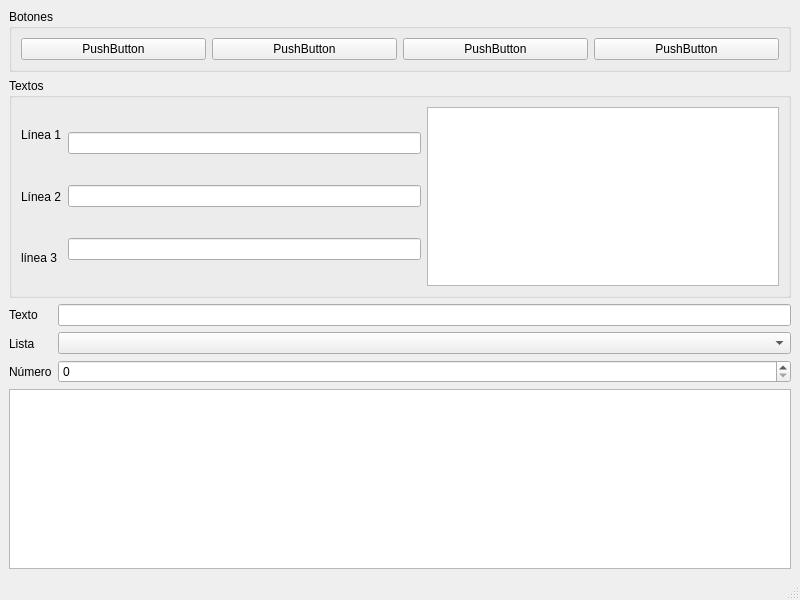
<?xml version="1.0" encoding="UTF-8"?>
<ui version="4.0">
 <class>MainWindow</class>
 <widget class="QMainWindow" name="MainWindow">
  <property name="geometry">
   <rect>
    <x>0</x>
    <y>0</y>
    <width>800</width>
    <height>600</height>
   </rect>
  </property>
  <property name="windowTitle">
   <string>MainWindow</string>
  </property>
  <widget class="QWidget" name="centralwidget">
   <layout class="QVBoxLayout" name="verticalLayout_5">
    <item>
     <widget class="QGroupBox" name="">
      <property name="title">
       <string>Botones</string>
      </property>
      <layout class="QHBoxLayout" name="horizontalLayout">
       <item>
        <widget class="QPushButton" name="pushButton">
         <property name="text">
          <string>PushButton</string>
         </property>
        </widget>
       </item>
       <item>
        <widget class="QPushButton" name="pushButton_2">
         <property name="text">
          <string>PushButton</string>
         </property>
        </widget>
       </item>
       <item>
        <widget class="QPushButton" name="pushButton_3">
         <property name="text">
          <string>PushButton</string>
         </property>
        </widget>
       </item>
       <item>
        <widget class="QPushButton" name="pushButton_4">
         <property name="text">
          <string>PushButton</string>
         </property>
        </widget>
       </item>
      </layout>
     </widget>
    </item>
    <item>
     <widget class="QGroupBox" name="">
      <property name="title">
       <string>Textos</string>
      </property>
      <layout class="QHBoxLayout" name="horizontalLayout_2">
       <item>
        <layout class="QVBoxLayout" name="verticalLayout">
         <item>
          <widget class="QLabel" name="label">
           <property name="text">
            <string>Línea 1</string>
           </property>
          </widget>
         </item>
         <item>
          <widget class="QLabel" name="label_2">
           <property name="text">
            <string>Línea 2</string>
           </property>
          </widget>
         </item>
         <item>
          <widget class="QLabel" name="label_3">
           <property name="text">
            <string>línea 3</string>
           </property>
          </widget>
         </item>
        </layout>
       </item>
       <item>
        <layout class="QVBoxLayout" name="verticalLayout_2">
         <item>
          <widget class="QLineEdit" name="lineEdit"/>
         </item>
         <item>
          <widget class="QLineEdit" name="lineEdit_2"/>
         </item>
         <item>
          <widget class="QLineEdit" name="lineEdit_3"/>
         </item>
        </layout>
       </item>
       <item>
        <widget class="QTextEdit" name="textEdit"/>
       </item>
      </layout>
     </widget>
    </item>
    <item>
     <layout class="QHBoxLayout" name="horizontalLayout_3">
      <item>
       <layout class="QVBoxLayout" name="verticalLayout_4">
        <item>
         <widget class="QLabel" name="label_4">
          <property name="text">
           <string>Texto</string>
          </property>
         </widget>
        </item>
        <item>
         <widget class="QLabel" name="label_5">
          <property name="text">
           <string>Lista</string>
          </property>
         </widget>
        </item>
        <item>
         <widget class="QLabel" name="label_6">
          <property name="text">
           <string>Número</string>
          </property>
         </widget>
        </item>
       </layout>
      </item>
      <item>
       <layout class="QVBoxLayout" name="verticalLayout_3">
        <item>
         <widget class="QLineEdit" name="lineEdit_4"/>
        </item>
        <item>
         <widget class="QComboBox" name="comboBox"/>
        </item>
        <item>
         <widget class="QSpinBox" name="spinBox"/>
        </item>
       </layout>
      </item>
     </layout>
    </item>
    <item>
     <widget class="QTextEdit" name="textEdit_2"/>
    </item>
   </layout>
  </widget>
  <widget class="QMenuBar" name="menubar">
   <property name="geometry">
    <rect>
     <x>0</x>
     <y>0</y>
     <width>800</width>
     <height>33</height>
    </rect>
   </property>
  </widget>
  <widget class="QStatusBar" name="statusbar"/>
 </widget>
 <resources/>
 <connections/>
</ui>
